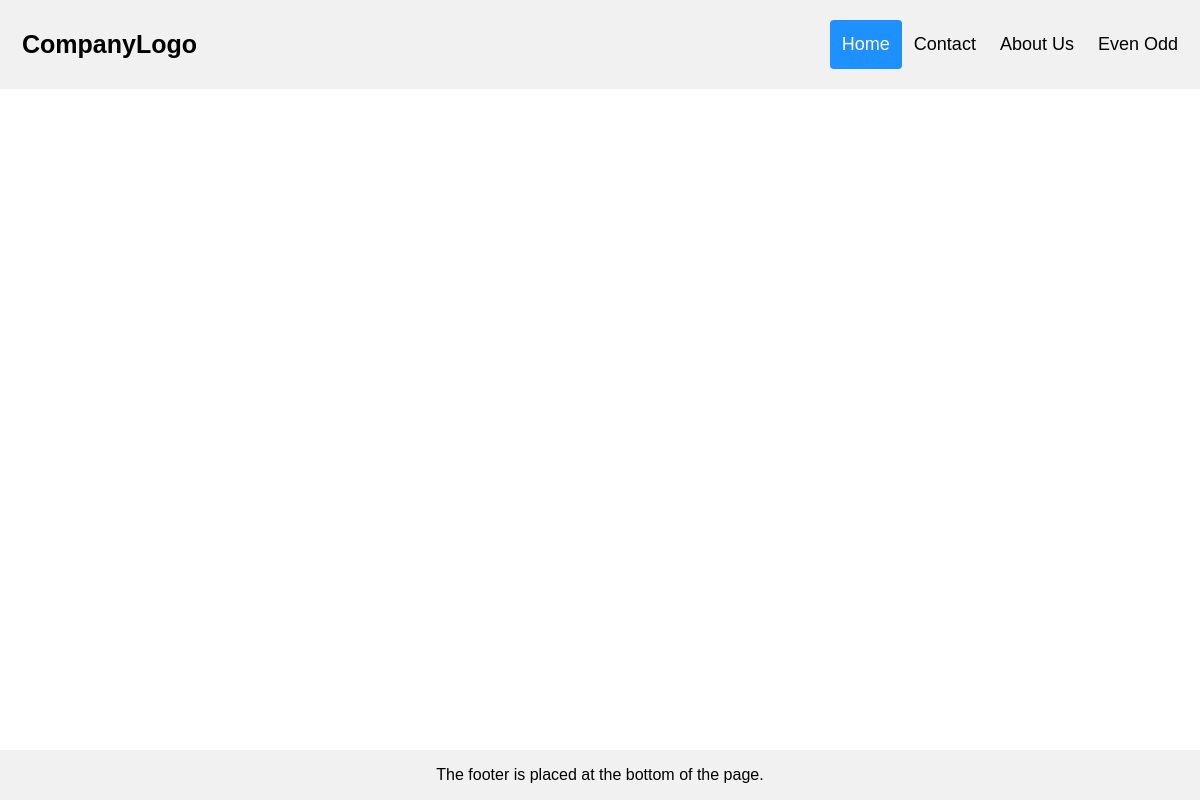
Before: /home/ with the older database file.
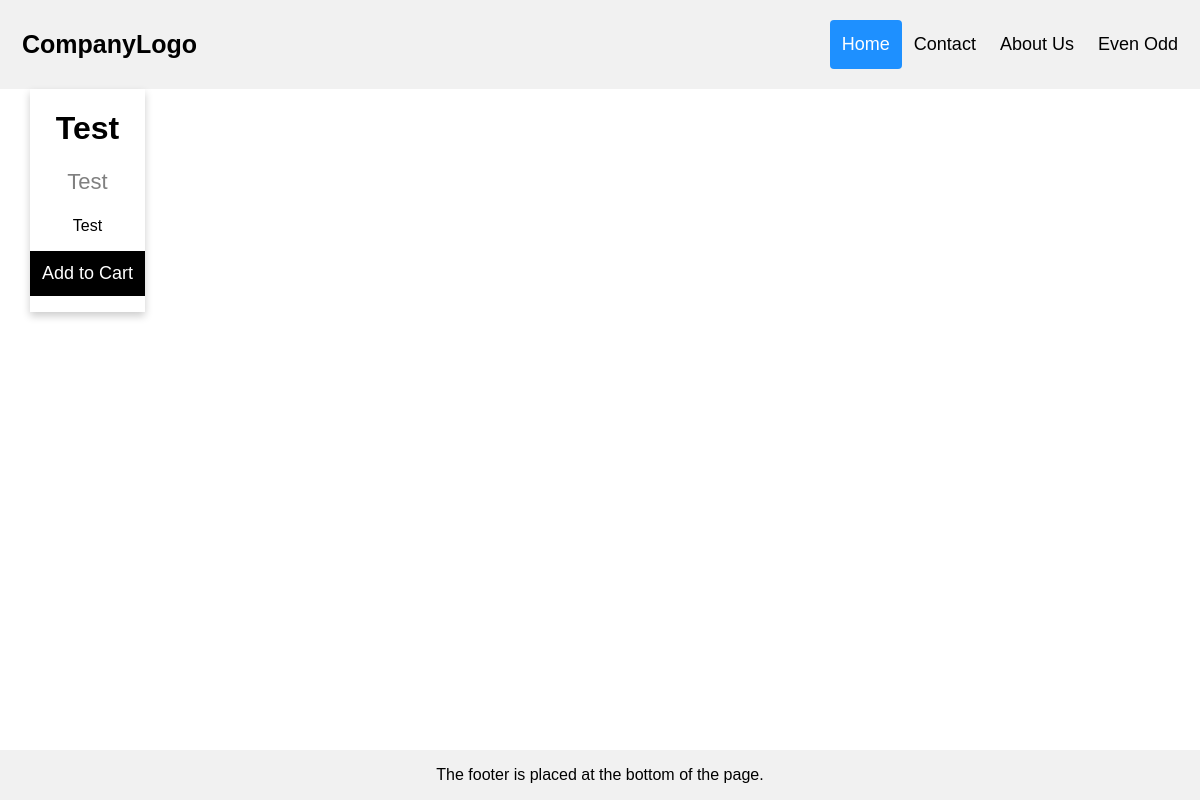
After: the same page with the newer database file.
### myapp/models.py (models this page shows)
class Service(models.Model):
    service_icon=models.CharField(max_length=50)
    service_title=models.CharField(max_length=80)
    service_des=models.TextField()

### myapp/views.py (the view)
# urls.py: 2. Add a URL to urlpatterns:  path('', views.home, name='home')
def home(request):
    service_data = Service.objects.all()
    context ={
        'service_data' : service_data
    }
    return render(request, "home.html", context)

### templates/home.html (shortened to what this page needs)
{% extends 'base.html' %}
{% block content %}
<!DOCTYPE html>
<html>
<head>
</head>
<body>
{% for i in service_data %}
<div class="card">
  <h1>{{i.service_icon}}</h1>
  <p class="price">{{i.service_title}}</p>
  <p>{{i.service_des}}</p>
  <p><button>Add to Cart</button></p>
</div>
{% endfor %}
</body>
</html>
{% endblock %}

Changed rows visible on the page:
added Service: service_icon "Test", service_title "Test", service_des "Test"
